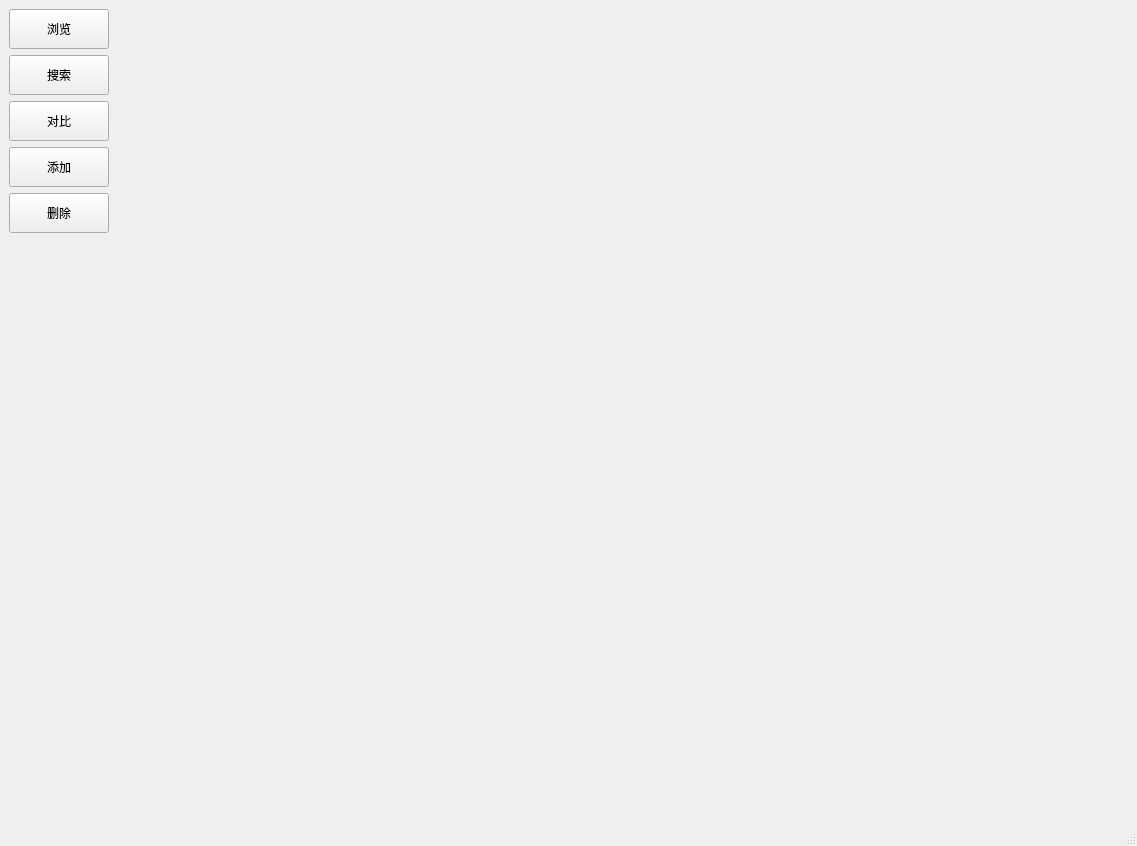
<?xml version="1.0" encoding="UTF-8"?>
<ui version="4.0">
 <class>MainWindow</class>
 <widget class="QMainWindow" name="MainWindow">
  <property name="geometry">
   <rect>
    <x>0</x>
    <y>0</y>
    <width>1133</width>
    <height>778</height>
   </rect>
  </property>
  <property name="windowTitle">
   <string>MainWindow</string>
  </property>
  <widget class="QWidget" name="centralwidget">
   <layout class="QVBoxLayout" name="verticalLayout_4">
    <item>
     <layout class="QHBoxLayout" name="horizontalLayout">
      <item>
       <layout class="QVBoxLayout" name="verticalLayout">
        <property name="sizeConstraint">
         <enum>QLayout::SetDefaultConstraint</enum>
        </property>
        <item>
         <widget class="QPushButton" name="pushButton_1">
          <property name="minimumSize">
           <size>
            <width>100</width>
            <height>40</height>
           </size>
          </property>
          <property name="text">
           <string>浏览</string>
          </property>
         </widget>
        </item>
        <item>
         <widget class="QPushButton" name="pushButton_2">
          <property name="minimumSize">
           <size>
            <width>100</width>
            <height>40</height>
           </size>
          </property>
          <property name="text">
           <string>搜索</string>
          </property>
         </widget>
        </item>
        <item>
         <widget class="QPushButton" name="pushButton_3">
          <property name="minimumSize">
           <size>
            <width>100</width>
            <height>40</height>
           </size>
          </property>
          <property name="text">
           <string>对比</string>
          </property>
         </widget>
        </item>
        <item>
         <widget class="QPushButton" name="pushButton_4">
          <property name="minimumSize">
           <size>
            <width>100</width>
            <height>40</height>
           </size>
          </property>
          <property name="text">
           <string>添加</string>
          </property>
         </widget>
        </item>
        <item>
         <widget class="QPushButton" name="pushButton_5">
          <property name="minimumSize">
           <size>
            <width>100</width>
            <height>40</height>
           </size>
          </property>
          <property name="text">
           <string>删除</string>
          </property>
         </widget>
        </item>
        <item>
         <widget class="QWidget" name="white" native="true"/>
        </item>
       </layout>
      </item>
      <item>
       <widget class="QStackedWidget" name="stackedWidget_1">
        <property name="currentIndex">
         <number>3</number>
        </property>
        <widget class="QWidget" name="page_3">
         <layout class="QHBoxLayout" name="horizontalLayout_2">
          <item>
           <layout class="QVBoxLayout" name="verticalLayout_2">
            <item>
             <layout class="QFormLayout" name="formLayout">
              <item row="0" column="0">
               <widget class="QLabel" name="label_2">
                <property name="text">
                 <string>检索条件：</string>
                </property>
               </widget>
              </item>
              <item row="1" column="0">
               <widget class="QCheckBox" name="checkBox">
                <property name="text">
                 <string>业务名称</string>
                </property>
               </widget>
              </item>
              <item row="1" column="1">
               <widget class="QLineEdit" name="lineEdit_2"/>
              </item>
              <item row="2" column="0">
               <widget class="QCheckBox" name="checkBox_2">
                <property name="text">
                 <string>位宽（bit）</string>
                </property>
               </widget>
              </item>
              <item row="2" column="1">
               <widget class="QLineEdit" name="lineEdit_3">
                <property name="text">
                 <string/>
                </property>
               </widget>
              </item>
              <item row="3" column="0">
               <widget class="QCheckBox" name="checkBox_3">
                <property name="text">
                 <string>条数（K）</string>
                </property>
               </widget>
              </item>
              <item row="3" column="1">
               <widget class="QLineEdit" name="lineEdit"/>
              </item>
              <item row="4" column="0">
               <widget class="QCheckBox" name="checkBox_4">
                <property name="text">
                 <string>TID位宽</string>
                </property>
               </widget>
              </item>
              <item row="4" column="1">
               <widget class="QLineEdit" name="lineEdit_4"/>
              </item>
              <item row="5" column="0">
               <widget class="QCheckBox" name="checkBox_5">
                <property name="text">
                 <string>TID值</string>
                </property>
               </widget>
              </item>
              <item row="5" column="1">
               <widget class="QLineEdit" name="lineEdit_5"/>
              </item>
              <item row="6" column="0">
               <widget class="QCheckBox" name="checkBox_6">
                <property name="text">
                 <string>SubTid位宽</string>
                </property>
               </widget>
              </item>
              <item row="6" column="1">
               <widget class="QLineEdit" name="lineEdit_6"/>
              </item>
              <item row="7" column="0">
               <widget class="QCheckBox" name="checkBox_8">
                <property name="text">
                 <string>subTid值</string>
                </property>
               </widget>
              </item>
              <item row="7" column="1">
               <widget class="QLineEdit" name="lineEdit_7"/>
              </item>
              <item row="8" column="0">
               <widget class="QCheckBox" name="checkBox_7">
                <property name="text">
                 <string>存储位置</string>
                </property>
               </widget>
              </item>
              <item row="8" column="1">
               <widget class="QLineEdit" name="lineEdit_8"/>
              </item>
              <item row="9" column="0">
               <widget class="QCheckBox" name="checkBox_21">
                <property name="text">
                 <string>算法表ID</string>
                </property>
               </widget>
              </item>
              <item row="9" column="1">
               <widget class="QLineEdit" name="lineEdit_9"/>
              </item>
              <item row="10" column="0">
               <widget class="QCheckBox" name="checkBox_9">
                <property name="text">
                 <string>算法表规格（K）</string>
                </property>
               </widget>
              </item>
              <item row="10" column="1">
               <widget class="QLineEdit" name="lineEdit_10"/>
              </item>
              <item row="11" column="0">
               <widget class="QCheckBox" name="checkBox_22">
                <property name="text">
                 <string>动作表ID</string>
                </property>
               </widget>
              </item>
              <item row="11" column="1">
               <widget class="QLineEdit" name="lineEdit_11"/>
              </item>
              <item row="12" column="0">
               <widget class="QCheckBox" name="checkBox_10">
                <property name="text">
                 <string>测试规格（K）</string>
                </property>
               </widget>
              </item>
              <item row="12" column="1">
               <widget class="QLineEdit" name="lineEdit_12"/>
              </item>
              <item row="13" column="0">
               <widget class="QCheckBox" name="checkBox_24">
                <property name="text">
                 <string>单多播</string>
                </property>
               </widget>
              </item>
              <item row="13" column="1">
               <widget class="QLineEdit" name="lineEdit_13"/>
              </item>
              <item row="14" column="0">
               <widget class="QCheckBox" name="checkBox_12">
                <property name="text">
                 <string>index/data</string>
                </property>
               </widget>
              </item>
              <item row="14" column="1">
               <widget class="QLineEdit" name="lineEdit_14"/>
              </item>
              <item row="15" column="0">
               <widget class="QCheckBox" name="checkBox_23">
                <property name="text">
                 <string>TCAM起始地址</string>
                </property>
               </widget>
              </item>
              <item row="15" column="1">
               <widget class="QLineEdit" name="lineEdit_15"/>
              </item>
              <item row="16" column="0">
               <widget class="QCheckBox" name="checkBox_11">
                <property name="text">
                 <string>TBLM_ID</string>
                </property>
               </widget>
              </item>
              <item row="16" column="1">
               <widget class="QLineEdit" name="lineEdit_16"/>
              </item>
              <item row="17" column="0">
               <widget class="QCheckBox" name="checkBox_17">
                <property name="text">
                 <string>落地部门</string>
                </property>
               </widget>
              </item>
              <item row="17" column="1">
               <widget class="QLineEdit" name="lineEdit_17"/>
              </item>
              <item row="18" column="0">
               <widget class="QCheckBox" name="checkBox_18">
                <property name="text">
                 <string>落地负责人</string>
                </property>
               </widget>
              </item>
              <item row="18" column="1">
               <widget class="QLineEdit" name="lineEdit_18"/>
              </item>
              <item row="19" column="0">
               <widget class="QCheckBox" name="checkBox_20">
                <property name="text">
                 <string>落地情况确认</string>
                </property>
               </widget>
              </item>
              <item row="19" column="1">
               <widget class="QLineEdit" name="lineEdit_19"/>
              </item>
              <item row="20" column="0">
               <widget class="QCheckBox" name="checkBox_19">
                <property name="text">
                 <string>备注</string>
                </property>
               </widget>
              </item>
              <item row="20" column="1">
               <widget class="QLineEdit" name="lineEdit_20"/>
              </item>
              <item row="21" column="0">
               <widget class="QCheckBox" name="checkBox_13">
                <property name="text">
                 <string>server type位宽</string>
                </property>
               </widget>
              </item>
              <item row="21" column="1">
               <widget class="QLineEdit" name="lineEdit_21"/>
              </item>
              <item row="22" column="0">
               <widget class="QCheckBox" name="checkBox_14">
                <property name="text">
                 <string>server type值</string>
                </property>
               </widget>
              </item>
              <item row="22" column="1">
               <widget class="QLineEdit" name="lineEdit_22"/>
              </item>
              <item row="23" column="0">
               <widget class="QCheckBox" name="checkBox_15">
                <property name="text">
                 <string>单板名称</string>
                </property>
               </widget>
              </item>
              <item row="23" column="1">
               <widget class="QLineEdit" name="lineEdit_23"/>
              </item>
              <item row="24" column="0">
               <widget class="QCheckBox" name="checkBox_16">
                <property name="text">
                 <string>CheckBox</string>
                </property>
               </widget>
              </item>
              <item row="24" column="1">
               <widget class="QLineEdit" name="lineEdit_24"/>
              </item>
              <item row="25" column="0">
               <widget class="QCheckBox" name="checkBox_25">
                <property name="text">
                 <string>CheckBox</string>
                </property>
               </widget>
              </item>
              <item row="25" column="1">
               <widget class="QLineEdit" name="lineEdit_25"/>
              </item>
              <item row="26" column="1">
               <widget class="QDialogButtonBox" name="buttonBox">
                <property name="maximumSize">
                 <size>
                  <width>220</width>
                  <height>25</height>
                 </size>
                </property>
                <property name="orientation">
                 <enum>Qt::Horizontal</enum>
                </property>
                <property name="standardButtons">
                 <set>QDialogButtonBox::Apply|QDialogButtonBox::Reset</set>
                </property>
               </widget>
              </item>
             </layout>
            </item>
           </layout>
          </item>
          <item>
           <layout class="QVBoxLayout" name="verticalLayout_3">
            <item>
             <widget class="QLabel" name="label">
              <property name="text">
               <string>检索结果：</string>
              </property>
             </widget>
            </item>
            <item>
             <widget class="QTableWidget" name="tableWidget_2">
              <property name="minimumSize">
               <size>
                <width>700</width>
                <height>630</height>
               </size>
              </property>
             </widget>
            </item>
            <item alignment="Qt::AlignRight">
             <widget class="QPushButton" name="pushButton_10">
              <property name="minimumSize">
               <size>
                <width>100</width>
                <height>0</height>
               </size>
              </property>
              <property name="maximumSize">
               <size>
                <width>100</width>
                <height>25</height>
               </size>
              </property>
              <property name="text">
               <string>导出到Excel</string>
              </property>
             </widget>
            </item>
           </layout>
          </item>
         </layout>
        </widget>
        <widget class="QWidget" name="page_5">
         <layout class="QVBoxLayout" name="verticalLayout_5">
          <item>
           <widget class="QLabel" name="label_3">
            <property name="text">
             <string>形态表：</string>
            </property>
           </widget>
          </item>
          <item>
           <widget class="QComboBox" name="comboBox">
            <property name="maximumSize">
             <size>
              <width>200</width>
              <height>16777215</height>
             </size>
            </property>
            <property name="currentIndex">
             <number>-1</number>
            </property>
           </widget>
          </item>
          <item>
           <widget class="QLabel" name="label_4">
            <property name="text">
             <string>当前形态：</string>
            </property>
           </widget>
          </item>
          <item>
           <widget class="QTabWidget" name="tabWidget">
            <property name="tabPosition">
             <enum>QTabWidget::South</enum>
            </property>
            <property name="currentIndex">
             <number>0</number>
            </property>
            <widget class="QWidget" name="tab">
             <attribute name="title">
              <string>Tab 1</string>
             </attribute>
             <layout class="QVBoxLayout" name="verticalLayout_6">
              <item>
               <widget class="QTableWidget" name="tableWidget"/>
              </item>
             </layout>
            </widget>
            <widget class="QWidget" name="tab_2">
             <attribute name="title">
              <string>Tab 2</string>
             </attribute>
            </widget>
           </widget>
          </item>
         </layout>
        </widget>
        <widget class="QWidget" name="page"/>
        <widget class="QWidget" name="page_4"/>
       </widget>
      </item>
     </layout>
    </item>
   </layout>
  </widget>
  <widget class="QMenuBar" name="menubar">
   <property name="geometry">
    <rect>
     <x>0</x>
     <y>0</y>
     <width>1133</width>
     <height>23</height>
    </rect>
   </property>
  </widget>
  <widget class="QStatusBar" name="statusbar"/>
 </widget>
 <resources/>
 <connections/>
</ui>
